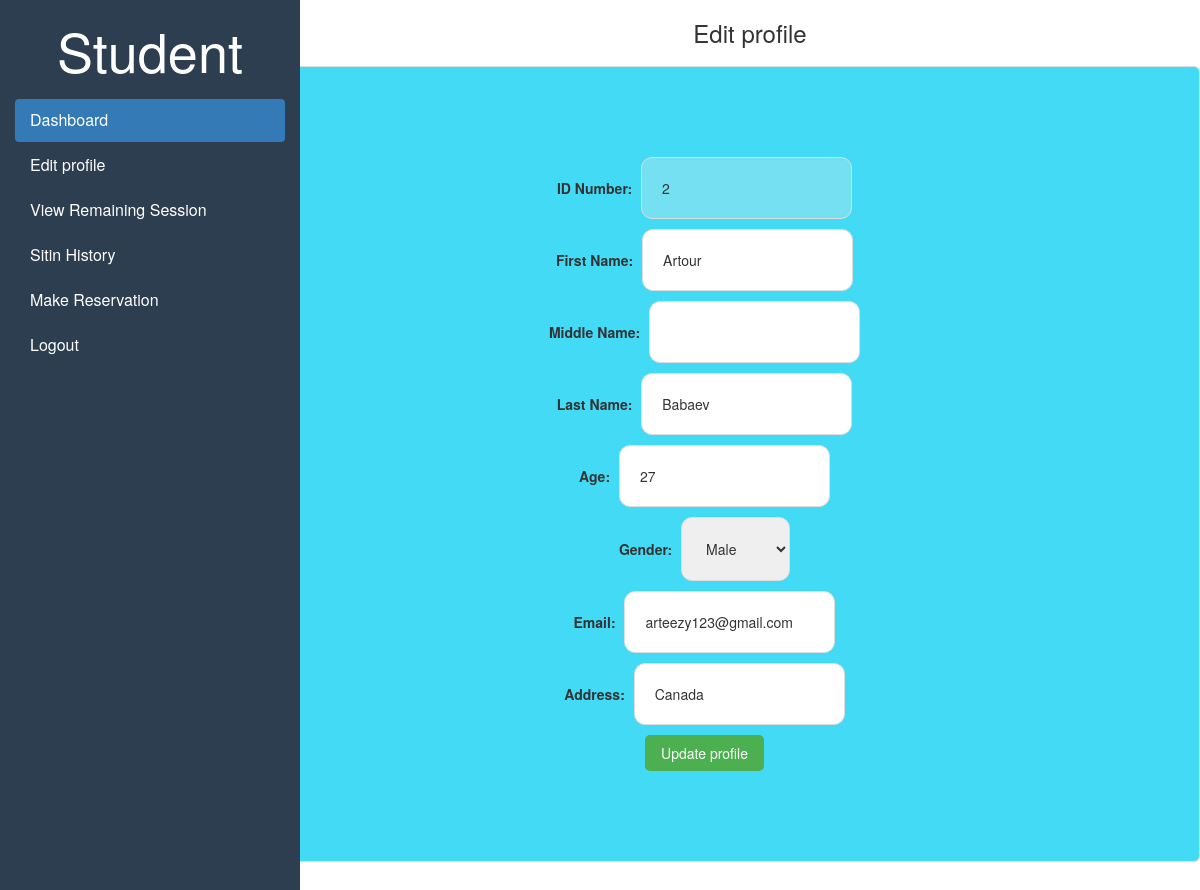
/editprofile.php (signed in), run on the app's committed database.
### tables this page shows
CREATE TABLE `users` (
  `id` int(10) NOT NULL,
  `idno` int(10) NOT NULL,
  `firstName` varchar(50) NOT NULL,
  `middleName` varchar(50) NOT NULL,
  `lastName` varchar(50) NOT NULL,
  `password` varchar(10) NOT NULL,
  `age` int(10) NOT NULL,
  `gender` varchar(10) NOT NULL,
  `contact` varchar(50) NOT NULL,
  `email` varchar(50) NOT NULL,
  `address` varchar(50) NOT NULL,
  `purpose` varchar(50) NOT NULL,
  `lab` varchar(50) NOT NULL,
  `session` int(11) DEFAULT 30,
  `status` enum('timedin','timedout','none') NOT NULL
);

### editprofile.php (the view, shortened to what this page needs)
<?php
include("connection.php");
$idno = $_SESSION['idno'];
$query = "SELECT * FROM users WHERE idno = '$idno'";
$result = mysqli_query($con, $query);
if ($result && mysqli_num_rows($result) > 0) {
    $userData = mysqli_fetch_assoc($result);
    $firstName = $userData['firstName'];
    $middleName = $userData['middleName'];
    $lastName = $userData['lastName'];
    $age = $userData['age'];
    $gender = $userData['gender'];
    $email = $userData['email'];
    $address = $userData['address'];
} else {
    echo "Error: Failed to fetch user data";
    header("Location: editprofile.php");
    exit;
}
?>
<!DOCTYPE html>
<html lang="en">
<head>
  <link rel="stylesheet" href="https://maxcdn.bootstrapcdn.com/bootstrap/3.4.1/css/bootstrap.min.css">
</head>
<body>
<div class="container-fluid">
  <div class="row content">
    <div class="col-sm-3 sidenav hidden-xs">
     <h2 class="heading" style="color: white; text-align: center;">Student</h2>
     <ul class="nav nav-pills nav-stacked">
        <li class="active"><a href="home.php">Dashboard</a></li>
        <li><a href="editprofile.php">Edit profile</a></li>
        <li><a href="homeview.php">View Remaining Session</a></li>
        <li><a href="sitinhistory.php">Sitin History</a></li>
        <li><a href="reserve.php">Make Reservation</a></li>
        <li><a href="logout.php">Logout</a></li>
      </ul>
    </div>
<main>
    <div class="latest">
        <h2>Edit profile</h2>
        <div class="edit-profile-form">
            <form action="updateprofile.php" method="post">
                <label for="idno">ID Number:</label>
                <input type="text" id="idno" name="idno" value="<?php echo $idno; ?>" disabled><br>
                <label for="firstName">First Name:</label>
                <input type="text" id="firstName" name="firstName" value="<?php echo $firstName; ?>"><br>
                <label for="middleName">Middle Name:</label>
                <input type="text" id="middleName" name="middleName" value="<?php echo $middleName; ?>"><br>
                <label for="lastName">Last Name:</label>
                <input type="text" id="lastName" name="lastName" value="<?php echo $lastName; ?>"><br>
                <label for="age">Age:</label>
                <input type="number" id="age" name="age" value="<?php echo $age; ?>"><br>
                <label for="gender">Gender:</label>
                <select id="gender" name="gender">
                    <option value="Male" <?php if ($gender == 'Male') echo 'selected'; ?>>Male</option>
                </select><br>
                <label for="email">Email:</label>
                <input type="email" id="email" name="email" value="<?php echo $email; ?>"><br>
                <label for="address">Address:</label>
                <input type="text" id="address" name="address" value="<?php echo $address; ?>"><br>
                <button type="submit">Update profile</button>
            </form>
        </div>
    </div>
    </div>
</body>
</html>

### editprofile.php (style rules this page uses)
.row.content { height: 1050px }
.sidenav { background-color: #2c3e50; height: 100%; }
.sidenav a { color: #fff; font-size: 16px; padding: 10px 15px; display: block; text-decoration: none; }
.heading { color: #34495e; font-size: 54px; margin-bottom: 20px; }
.latest { margin: 20px auto; text-align: center; }
.latest h2 { margin-bottom: 10px; }
.edit-profile-form { margin-top: 20px; padding: 90px; border: 1px solid #dddddd; border-radius: 6px; background-color: #42daf5; }
.edit-profile-form label { margin-right: 5px; }
.edit-profile-form input[type="text"], .edit-profile-form input[type="number"], .edit-profile-form input[type="email"], .edit-profile-form select { margin-bottom: 10px; padding: 20px; border: 1px solid #dddddd; border-radius: 11px; }
.edit-profile-form button { background-color: #4CAF50; border: none; color: white; padding: 8px 16px; text-align: center; text-decoration: none; display: inline-block; font-size: 14px; border-radius: 5px; cursor: pointer; }
.latest { margin-top: 20px; background-color:#fff; }
.latest h2 { color: #333; font-size: 24px; margin-bottom: 10px; }

### data on the page
users: firstName "Artour", lastName "Babaev", age "27", email "arteezy123@gmail.com", address "Canada"
